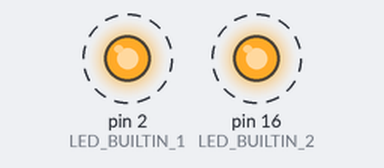
This sketch was run on a simulated Arduino Uno, built with avr-gcc and run on an emulated ATmega328P. Shown: output pins drawn as LEDs (lit = HIGH). Dashed ring = blinking.

Above: at 0.5 s.
Timing chart, 0 to 4.6 s (numbered marks = the images above):
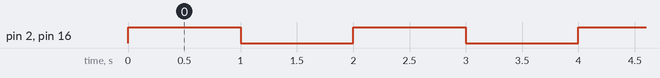

Measured:
- by itself, pin 2 (LED_BUILTIN_1), pin 16 (LED_BUILTIN_2): alternates HIGH for 1.0 s and LOW for 1.0 s

The sketch:

led_blink.ino
```cpp
#define LED_BUILTIN_1 2
#define LED_BUILTIN_2 16

void setup() {
  pinMode(LED_BUILTIN_1, OUTPUT);
  pinMode(LED_BUILTIN_2, OUTPUT);
}
void loop() {
  digitalWrite(LED_BUILTIN_1, HIGH);
  digitalWrite(LED_BUILTIN_2, HIGH);
  delay(1000);
  digitalWrite(LED_BUILTIN_1, LOW);
  digitalWrite(LED_BUILTIN_2, LOW);
  delay(1000);
}
```
